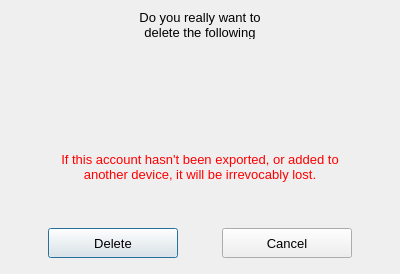
<?xml version="1.0" encoding="UTF-8"?>
<ui version="4.0">
 <class>DeleteAccountDialog</class>
 <widget class="QDialog" name="DeleteAccountDialog">
  <property name="windowModality">
   <enum>Qt::ApplicationModal</enum>
  </property>
  <property name="geometry">
   <rect>
    <x>0</x>
    <y>0</y>
    <width>400</width>
    <height>274</height>
   </rect>
  </property>
  <property name="sizePolicy">
   <sizepolicy hsizetype="Fixed" vsizetype="Fixed">
    <horstretch>0</horstretch>
    <verstretch>0</verstretch>
   </sizepolicy>
  </property>
  <property name="minimumSize">
   <size>
    <width>400</width>
    <height>274</height>
   </size>
  </property>
  <property name="maximumSize">
   <size>
    <width>400</width>
    <height>274</height>
   </size>
  </property>
  <property name="windowTitle">
   <string>Account deletion</string>
  </property>
  <property name="styleSheet">
   <string notr="true"/>
  </property>
  <property name="modal">
   <bool>false</bool>
  </property>
  <layout class="QVBoxLayout" name="verticalLayout" stretch="0,0,0,0,0,0,0,0">
   <item alignment="Qt::AlignHCenter">
    <widget class="QLabel" name="labelDeletion">
     <property name="maximumSize">
      <size>
       <width>16777215</width>
       <height>40</height>
      </size>
     </property>
     <property name="font">
      <font>
       <pointsize>10</pointsize>
      </font>
     </property>
     <property name="text">
      <string>Do you really want to delete the following account?</string>
     </property>
     <property name="alignment">
      <set>Qt::AlignCenter</set>
     </property>
     <property name="wordWrap">
      <bool>true</bool>
     </property>
    </widget>
   </item>
   <item alignment="Qt::AlignHCenter">
    <widget class="QLabel" name="labelBestId">
     <property name="minimumSize">
      <size>
       <width>30</width>
       <height>30</height>
      </size>
     </property>
     <property name="font">
      <font>
       <pointsize>10</pointsize>
       <weight>75</weight>
       <bold>true</bold>
      </font>
     </property>
     <property name="text">
      <string/>
     </property>
     <property name="alignment">
      <set>Qt::AlignCenter</set>
     </property>
    </widget>
   </item>
   <item alignment="Qt::AlignHCenter">
    <widget class="QLabel" name="labelAccountHash">
     <property name="minimumSize">
      <size>
       <width>20</width>
       <height>30</height>
      </size>
     </property>
     <property name="font">
      <font>
       <family>MS Sans Serif</family>
       <pointsize>10</pointsize>
       <italic>false</italic>
      </font>
     </property>
     <property name="text">
      <string/>
     </property>
     <property name="alignment">
      <set>Qt::AlignCenter</set>
     </property>
    </widget>
   </item>
   <item>
    <spacer name="verticalSpacer_3">
     <property name="orientation">
      <enum>Qt::Vertical</enum>
     </property>
     <property name="sizeType">
      <enum>QSizePolicy::Fixed</enum>
     </property>
     <property name="sizeHint" stdset="0">
      <size>
       <width>20</width>
       <height>5</height>
      </size>
     </property>
    </spacer>
   </item>
   <item alignment="Qt::AlignHCenter">
    <widget class="QLabel" name="labelWarning">
     <property name="sizePolicy">
      <sizepolicy hsizetype="Fixed" vsizetype="Fixed">
       <horstretch>0</horstretch>
       <verstretch>0</verstretch>
      </sizepolicy>
     </property>
     <property name="minimumSize">
      <size>
       <width>300</width>
       <height>90</height>
      </size>
     </property>
     <property name="font">
      <font>
       <pointsize>10</pointsize>
      </font>
     </property>
     <property name="styleSheet">
      <string notr="true">color: red;</string>
     </property>
     <property name="text">
      <string>If this account hasn't been exported, or added to another device, it will be irrevocably lost.</string>
     </property>
     <property name="alignment">
      <set>Qt::AlignCenter</set>
     </property>
     <property name="wordWrap">
      <bool>true</bool>
     </property>
     <property name="margin">
      <number>3</number>
     </property>
    </widget>
   </item>
   <item>
    <spacer name="verticalSpacer_2">
     <property name="orientation">
      <enum>Qt::Vertical</enum>
     </property>
     <property name="sizeType">
      <enum>QSizePolicy::Fixed</enum>
     </property>
     <property name="sizeHint" stdset="0">
      <size>
       <width>20</width>
       <height>10</height>
      </size>
     </property>
    </spacer>
   </item>
   <item>
    <layout class="QHBoxLayout" name="horizontalLayout">
     <property name="leftMargin">
      <number>0</number>
     </property>
     <property name="topMargin">
      <number>0</number>
     </property>
     <property name="rightMargin">
      <number>0</number>
     </property>
     <property name="bottomMargin">
      <number>0</number>
     </property>
     <item>
      <spacer name="horizontalSpacer">
       <property name="orientation">
        <enum>Qt::Horizontal</enum>
       </property>
       <property name="sizeHint" stdset="0">
        <size>
         <width>40</width>
         <height>20</height>
        </size>
       </property>
      </spacer>
     </item>
     <item>
      <widget class="QPushButton" name="btnDeleteAccept">
       <property name="sizePolicy">
        <sizepolicy hsizetype="Fixed" vsizetype="Fixed">
         <horstretch>0</horstretch>
         <verstretch>0</verstretch>
        </sizepolicy>
       </property>
       <property name="minimumSize">
        <size>
         <width>130</width>
         <height>30</height>
        </size>
       </property>
       <property name="maximumSize">
        <size>
         <width>130</width>
         <height>30</height>
        </size>
       </property>
       <property name="font">
        <font>
         <pointsize>10</pointsize>
        </font>
       </property>
       <property name="toolTip">
        <string>Permanently delete account</string>
       </property>
       <property name="styleSheet">
        <string notr="true"/>
       </property>
       <property name="text">
        <string>Delete</string>
       </property>
      </widget>
     </item>
     <item>
      <spacer name="horizontalSpacer_3">
       <property name="orientation">
        <enum>Qt::Horizontal</enum>
       </property>
       <property name="sizeHint" stdset="0">
        <size>
         <width>40</width>
         <height>20</height>
        </size>
       </property>
      </spacer>
     </item>
     <item>
      <widget class="QPushButton" name="btnDeleteCancel">
       <property name="sizePolicy">
        <sizepolicy hsizetype="Minimum" vsizetype="Fixed">
         <horstretch>0</horstretch>
         <verstretch>0</verstretch>
        </sizepolicy>
       </property>
       <property name="minimumSize">
        <size>
         <width>130</width>
         <height>30</height>
        </size>
       </property>
       <property name="font">
        <font>
         <pointsize>10</pointsize>
        </font>
       </property>
       <property name="toolTip">
        <string>Cancel account deletion</string>
       </property>
       <property name="styleSheet">
        <string notr="true"/>
       </property>
       <property name="text">
        <string>Cancel</string>
       </property>
      </widget>
     </item>
     <item>
      <spacer name="horizontalSpacer_2">
       <property name="orientation">
        <enum>Qt::Horizontal</enum>
       </property>
       <property name="sizeHint" stdset="0">
        <size>
         <width>40</width>
         <height>20</height>
        </size>
       </property>
      </spacer>
     </item>
    </layout>
   </item>
   <item>
    <spacer name="verticalSpacer">
     <property name="orientation">
      <enum>Qt::Vertical</enum>
     </property>
     <property name="sizeType">
      <enum>QSizePolicy::Fixed</enum>
     </property>
     <property name="sizeHint" stdset="0">
      <size>
       <width>20</width>
       <height>5</height>
      </size>
     </property>
    </spacer>
   </item>
  </layout>
 </widget>
 <resources/>
 <connections/>
</ui>
